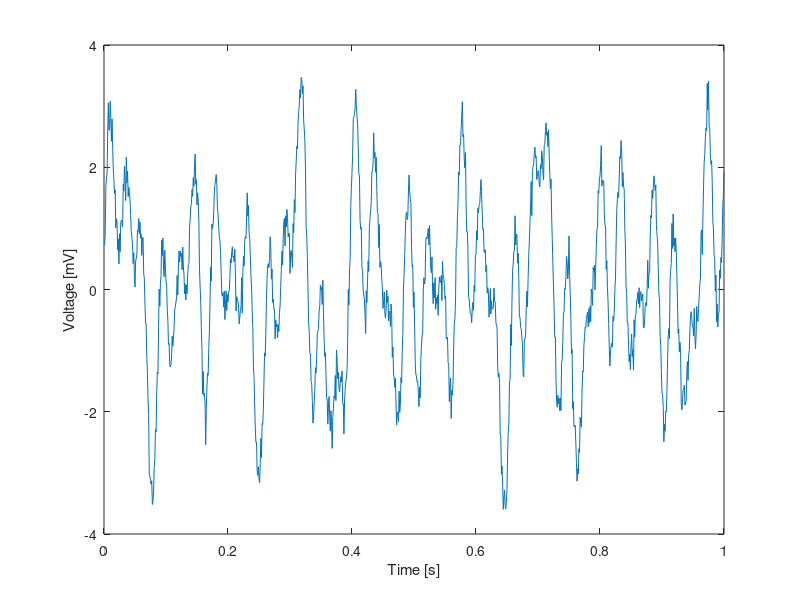
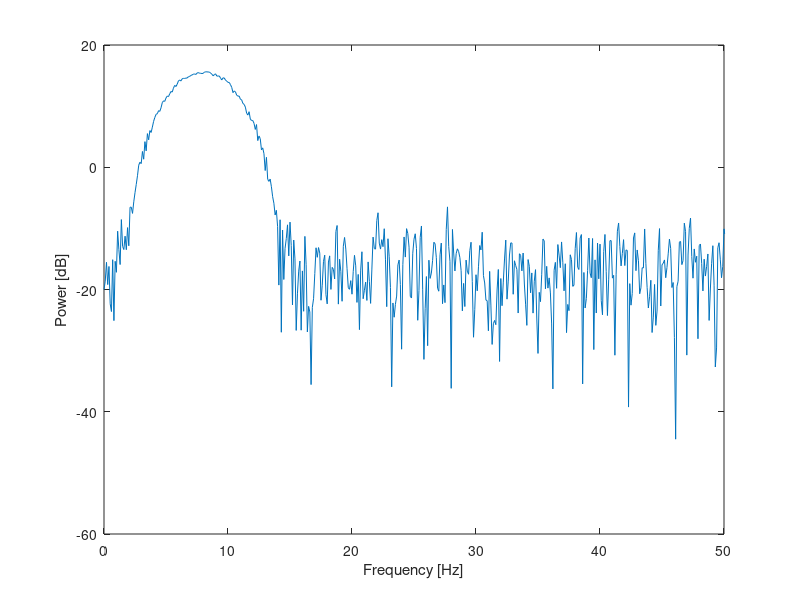

Write the MATLAB code that produced these figures, in order. (Note: this script raises an error after producing the figures.)
%%  Analysis of Rhythmic Data (MA665) %%
%%%%%%%%%%%%%%%%%%%%%%%%%%%%%%%%%%%%%%%%%%%%%%%%%%
%
%  We'll work through this code during lecture.  To start, download the
%  example data from the course webpage:
%
%  Then, load the data in MATLAB,

load 6_data.mat

%  In what follows there are 10 examples making use of these data sets.
%
%  Let's get started . . . 

%%  Example 1:  Use v1 & t1.  Plot the data.

plot(t1,v1)
xlabel('Time [s]');
ylabel('Voltage [mV]');

%%  Example 2:  Test Orthogonality.

dt = 0.001;         %Time step.  Data sampled at 1000 Hz.
t = (0:dt:1);       %Define time axis.

f1=11;  f2=10;              %Define two sinusoids.
x1 = cos(2.0*pi*t*f1); 
x2 = sin(2.0*pi*t*f2);

figure(10)                  %Plot the sinusoids.
subplot(2,1,1)
plot(t,x1)
hold on
plot(t,x2, 'r')
hold off
title('x1 (blue) and x2 (red)')

subplot(2,1,2)              %Plot their product and print sum.
plot(t, x1.*x2)
title(['Integral = ' num2str(sum(x1.*x2)*dt)])

%%  Example 3:  Simulated data power.

dt = 0.001;         %Time resolution.  Data sampled at 1000 Hz.
t = (dt:dt:1);      %Define time axis.

v0=15;  f=100;               %Define amplitude and frequency of sinusoid.
v = v0*sin(2.0*pi*t*f);     %Simualte data.

pow = abs(fft(v)).^2 * 2/length(v);    %Computer power.

figure(10)
clf()
subplot(2,1,1)
plot(v)
subplot(2,1,2)
plot(pow)

%%  Example 4:  Observed data
%   Q:  What is the x-axis?

load 6_data.mat                         %Load the data.

pow = abs(fft(v1)).^2 * 2/length(v1);   %Compute the spectrum.
pow = 10*log10(pow);                    %Covert to decibel scale.

figure(10)
clf()
subplot(2,1,1)
plot(t1, v1);  xlabel('Time [s]');  ylabel('Voltage')
subplot(2,1,2)
plot(pow);  xlabel('Indices');  ylabel('Power')

%%  Example 5:  Compute the spectrum and plot it with correct x-axis.

%load 6_data.mat                         %Load the data

pow = abs(fft(v1)).^2 * 2/length(v1);    %Compute the spectrum.
%pow = 10*log10(pow);                     %Convert to decibels.
pow = pow(1:length(v1)/2+1);             %Ignore negative frequencies.

dt = 0.001;                              %Define the time resolution.
df = 1/max(t1);                          %Determine the frequency resolution.
fNQ = 1/ dt / 2;                         %Determine the Nyquist frequency.
faxis = (0:df:fNQ);                      %Construct frequency axis.

figure(10)
clf()
plot(faxis, pow);
xlim([0 50])
xlabel('Frequency [Hz]')
ylabel('Power [dB]')

%%  Example 6:  Compute the spectrum using 'periodogram'
%   NOTE:  Requires the Signal Processing Toolbox in MATLAB.
%          http://www.mathworks.com/products/signal/

load 6_data.mat

dt = 0.001;                                 %The sampling interval in seconds.
Fs = 1/dt;                                  %The sampling frequency in Hertz.

periodogram(v1,[],length(v1),Fs);           %Only one line of code!
%xlim([0 50])                                %See MATLAB Help for details.


%%  Example 7:  Compute the spectrum with a Hann taper.
%   NOTE:  Requires the Signal Processing Toolbox in MATLAB.
%          http://www.mathworks.com/products/signal/
%   OR, write the Hann taper yourself and forget the toolbox!

load 6_data.mat                           %Load the data.

v0 = v1.* hann(length(v1))';              %Multiply data by Hann taper.
pow = abs(fft(v0)).^2 * 2/length(v0);     %Compute the spectrum.
pow = 10*log10(pow);                      %Convert to decibels.
pow = pow(1:length(v0)/2+1);              %Ignore negative frequencies.

dt = 0.001;                               %Define the time resolution.
f0 = 1/dt;                                %Determine the sampling frequency.
df = 1/max(t1);                           %Determine the frequency resolution.
fNQ = f0 / 2;                             %Determine the Nyquist frequency.
faxis = (0:df:fNQ);                       %Construct frequency axis.

plot(faxis, pow);
xlim([0 50])
ylim([-30 30])
xlabel('Frequency [Hz]')
ylabel('Power [dB]')

%%
%%%%%%%%%%%%%%%%%%%%%%%%%%%%%%%%%%%%%%%%%%%%%%%%%%%%%%%%%%%%%%%%%%%%%%%%%%
%%%%  We'll now focus on variables 'v2' and 't2'  %%%%

%%  Example 8:  Plot the data.

load 6_data.mat                 %Load the data.

plot(t2,v2)
xlabel('Time [s]');

%%  Example 9:  Compute the power spectrum of v2 and plot it.
%   NOTE:  Requires the Signal Processing Toolbox in MATLAB.
%          http://www.mathworks.com/products/signal/

v0 = v2 .* hann(length(v2))';             %Hann taper the data.
pow = abs(fft(v0)).^2 * 2/length(v0);     %Compute the spectrum.
pow = 10*log10(pow);             %Convert to decibels.
pow = pow(1:length(v0)/2+1);              %Ignore negative frequencies.

dt = 0.001;                               %Define the time resolution.
f0 = 1/dt;                                %Determine the sampling frequency.
df = 1/max(t2);                           %Determine the frequency resolution.
fNQ = f0 / 2;                             %Determine the Nyquist frequency.
faxis = (0:df:fNQ);                       %Construct frequency axis.

plot(faxis, pow);
xlim([0 50])
xlabel('Frequency [Hz]')
ylabel('Power [dB]')

%%  Example 10:  Compute the spectrogram.
%   NOTE:  Requires the Signal Processing Toolbox in MATLAB.
%          http://www.mathworks.com/products/signal/

load 6_data.mat                             %Load the data.

dt = 0.001;                                 %The sampling interval in seconds.
Fs = 1/dt;                                  %The sampling frequency in Hertz.
[S,F,T]=spectrogram(v2,1000,500,1000,Fs);   %Window size is 1000 pts = 1 s
                                            %Overlap is 500 pts = 0.5 s
                                            %Compute fft over 1000 pts.
S = abs(S);
imagesc(T,F,10*log10(S/max(S(:))));  colorbar;
axis xy
ylim([0 20])
xlabel('Time [s]')
ylabel('Freq [Hz]')
